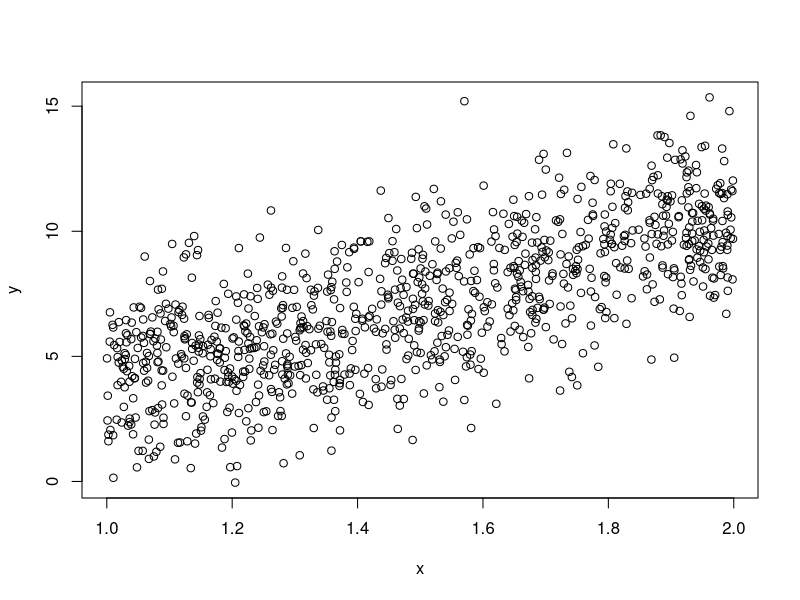
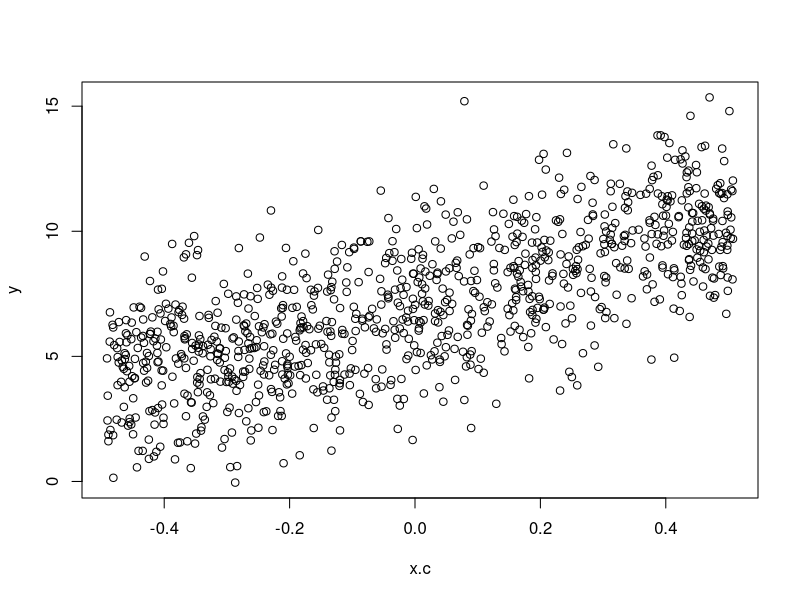
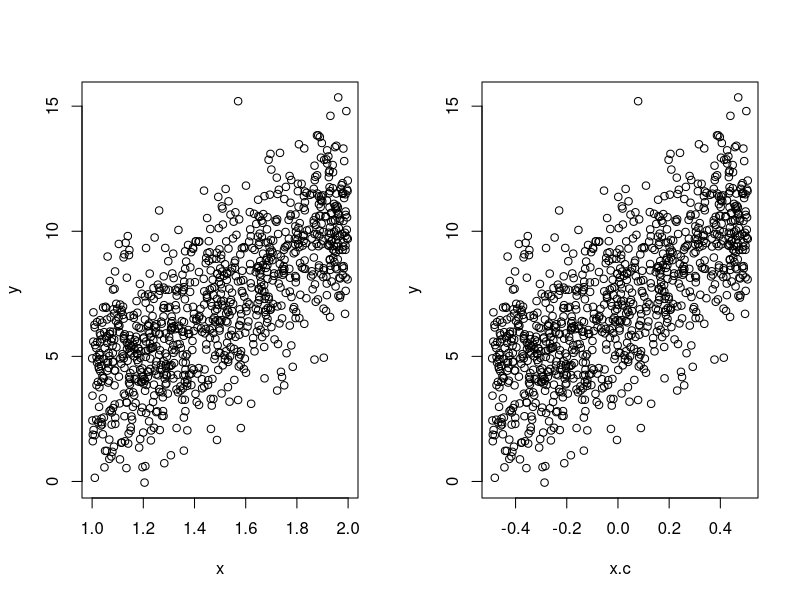

Recreate these plots in R, in order.


###

### THESE ARE DATA ESTIMATES, EMPIRIC ESTIMATES OF MSE

options(stringsAsFactors=FALSE, width=350)



N <- 1000



########################## mux 0



sige2 <- 4


b0 <- 1
b1 <- 1
b2 <- 2


x <- runif(N, 1, 2)
x2 <- x^2

f.true <- b0 + b1 * x + b2 * x2

errs <- rnorm(N, 0, sqrt(sige2))

y <- f.true + errs


plot(x, y)



xlm <- lm(y ~ x + x2)

summary(xlm)


library(car)


vif(xlm)





############### recenter

x.mean <- mean(x)

x.c <- x - x.mean

x.c2 <- x.c^2




plot(x.c, y)



xlm.c <- lm(y ~ x.c + x.c2)

summary(xlm.c)


vif(xlm.c)


#png("~/Desktop/vif_example_02.png", height=1000, width=2000, pointsize=28)

par(mfrow=c(1, 2))
plot(x, y)
plot(x.c, y)

#dev.off()





